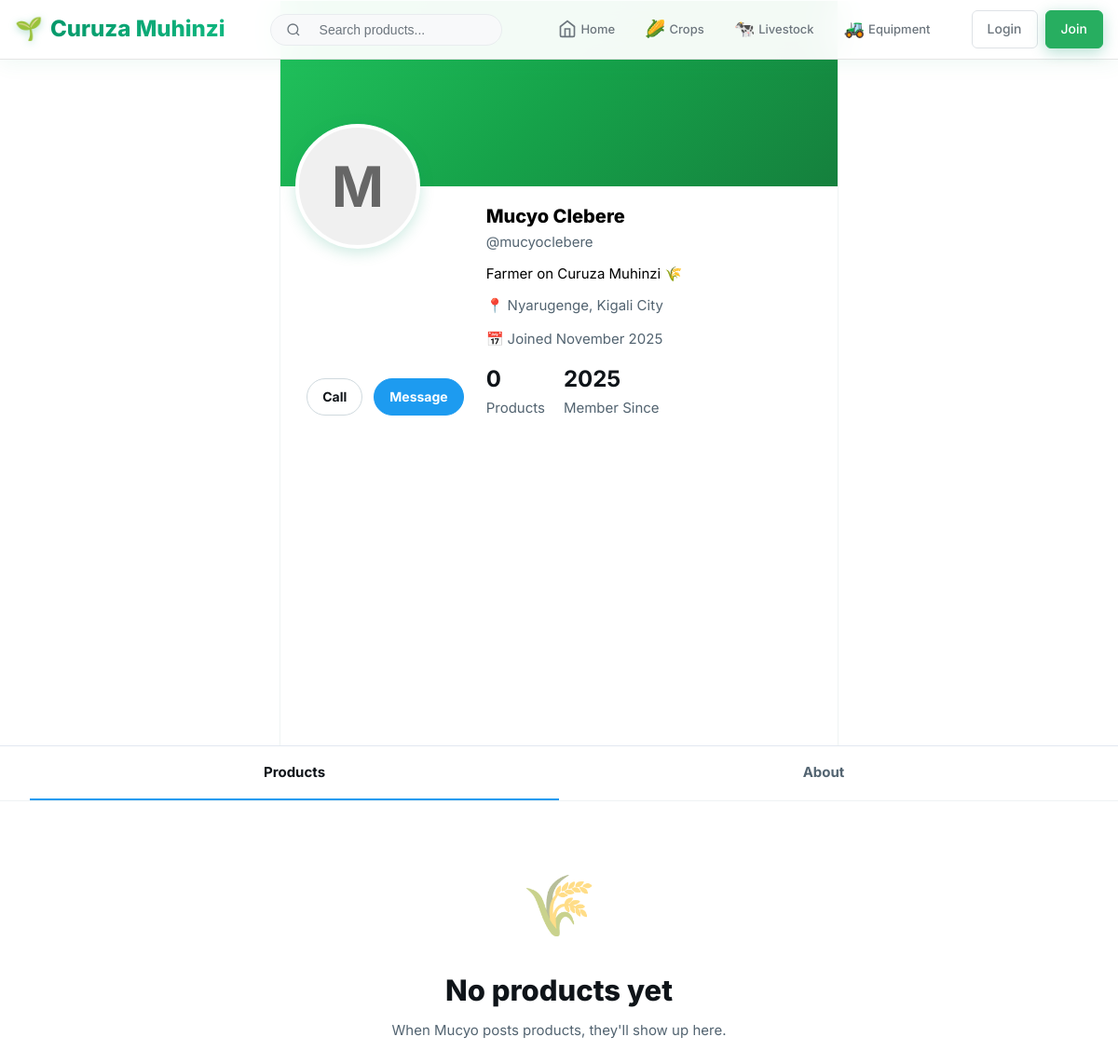
The page /profile.php?user=5 on the database its author committed.
### tables this page shows
CREATE TABLE `users` (
  `id` int(11) NOT NULL,
  `first_name` varchar(50) NOT NULL,
  `last_name` varchar(50) NOT NULL,
  `email` varchar(100) NOT NULL,
  `phone` varchar(20) DEFAULT NULL,
  `date_of_birth` date DEFAULT NULL,
  `gender` enum('male','female','other') DEFAULT NULL,
  `password_hash` varchar(255) DEFAULT NULL,
  `user_type` enum('farmer','buyer','cooperative_member','supplier') NOT NULL,
  `province` varchar(50) DEFAULT NULL,
  `district` varchar(50) DEFAULT NULL,
  `sector` varchar(50) DEFAULT NULL,
  `cell` varchar(50) DEFAULT NULL,
  `village` varchar(50) DEFAULT NULL,
  `address_details` text DEFAULT NULL,
  `farm_size` varchar(20) DEFAULT NULL,
  `what_do_you_grow` text DEFAULT NULL,
  `mobile_money_number` varchar(20) DEFAULT NULL,
  `profile_picture` varchar(255) DEFAULT NULL,
  `language_preference` enum('kinyarwanda','english','french') DEFAULT 'kinyarwanda',
  `notification_preferences` longtext DEFAULT NULL CHECK (json_valid(`notification_preferences`)),
  `status` enum('active','suspended','banned') DEFAULT 'active',
  `profile_completion_percentage` int(11) DEFAULT 0,
  `last_login` datetime DEFAULT NULL,
  `login_attempts` int(11) DEFAULT 0,
  `locked_until` datetime DEFAULT NULL,
  `created_at` timestamp NOT NULL DEFAULT current_timestamp(),
  `updated_at` timestamp NOT NULL DEFAULT current_timestamp() ON UPDATE current_timestamp(),
  `verification_status` enum('unverified','verified','flagged') DEFAULT 'unverified',
  `account_flags` int(11) DEFAULT 0
);

### config/database.php (called while the page is built, shortened)
<?php
class Database {
    private $connection;
    public function __construct() {
        try {
            $dsn = "mysql:host=" . DB_HOST . ";dbname=" . DB_NAME . ";charset=" . DB_CHARSET;
            $this->connection = new PDO($dsn, DB_USER, DB_PASS);
            $this->connection->setAttribute(PDO::ATTR_ERRMODE, PDO::ERRMODE_EXCEPTION);
            $this->connection->setAttribute(PDO::ATTR_DEFAULT_FETCH_MODE, PDO::FETCH_ASSOC);
        } catch(PDOException $e) {
            die("Database connection failed: " . $e->getMessage());
        }
    }
    public function fetch($sql, $params = []) {
        $stmt = $this->connection->prepare($sql);
        $stmt->execute($params);
        return $stmt->fetch();
    }
    public function fetchAll($sql, $params = []) {
        $stmt = $this->connection->prepare($sql);
        $stmt->execute($params);
        return $stmt->fetchAll();
    }
}
?>

### profile.php (the view, shortened to what this page needs)
<?php
require_once 'config/database.php';
$user_id = $_GET['user'];
$db = new Database();
$user = $db->fetch("SELECT * FROM users WHERE id = ?", [$user_id]);
$isVerified = false;
try {
    $verification = $db->fetch(
        "SELECT us.status FROM user_subscriptions us
         WHERE us.user_id = ? AND us.status = 'active' AND us.expires_at > NOW()
         ORDER BY us.created_at DESC LIMIT 1",
        [$user_id]
    );
    $isVerified = !empty($verification);
} catch (Exception $e) {
    $isVerified = false;
}
$products = [];
if ($user['user_type'] !== 'buyer') {
    $products = $db->fetchAll("SELECT * FROM products WHERE user_id = ? ORDER BY created_at DESC LIMIT 12", [$user_id]);
}
$totalProducts = count($products);
$joinYear = date('Y', strtotime($user['created_at'] ?? 'now'));
$memberSince = date('F Y', strtotime($user['created_at'] ?? 'now'));
?>
<!DOCTYPE html>
<html lang="en">
<head>
</head>
<body>
    <?php include 'includes/header.php'; ?>
    <div class="profile-container">
        <div class="profile-header"></div>
        <div class="profile-content">
            <div class="user-avatar" onclick="viewProfileImage()">
                <?php if ($user['profile_picture'] && file_exists('uploads/profiles/' . $user['profile_picture'])): ?>
                    <img src="uploads/profiles/<?= htmlspecialchars($user['profile_picture']) ?>" alt="Profile" id="profileImage">
                <?php else: ?>
                    <?= strtoupper(substr($user['first_name'], 0, 1)) ?>
                <?php endif; ?>
            </div>
                <div class="profile-actions">
                    <?php if (isset($user['phone']) && $user['phone']): ?>
                        <a href="tel:<?= htmlspecialchars($user['phone']) ?>" class="action-btn">Call</a>
                    <?php endif; ?>
                    <?php if (isset($user['email'])): ?>
                        <a href="mailto:<?= htmlspecialchars($user['email']) ?>" class="action-btn primary">Message</a>
                    <?php endif; ?>
                </div>
                <div class="profile-details">
                    <h1 class="profile-name">
                        <?= htmlspecialchars($user['first_name'] . ' ' . $user['last_name']) ?>
                    </h1>
                    <p class="profile-username">@<?= strtolower(str_replace(' ', '', $user['first_name'] . $user['last_name'])) ?></p>
                    <div class="profile-bio">
                        <?= ucfirst(str_replace('_', ' ', $user['user_type'])) ?> on Curuza Muhinzi 🌾
                    </div>
                    <div class="profile-meta">
                        <div class="meta-item">
                            📍 <?php
                                $location_parts = [];
                                if (isset($user['district']) && $user['district']) $location_parts[] = $user['district'];
                                if (isset($user['province']) && $user['province']) $location_parts[] = $user['province'];
                                echo htmlspecialchars(implode(', ', $location_parts));
                            ?>
                        </div>
                        <div class="meta-item">
                            📅 Joined <?= $memberSince ?>
                        </div>
                    </div>
                    <div class="profile-stats">
                        <div class="stat-item">
                            <span class="stat-number"><?= $totalProducts ?></span> Products
                        </div>
                        <div class="stat-item">
                            <span class="stat-number"><?= $joinYear ?></span> Member Since
                        </div>
                    </div>
                </div>
            </div>
        </div>
        <div class="profile-nav">
            <a href="#" class="nav-tab active" onclick="showTab('products', event)">Products</a>
            <a href="#" class="nav-tab" onclick="showTab('about', event)">About</a>
        </div>
        <div class="tab-content">
            <div id="products-tab" class="tab-panel active">
                <?php if ($user['user_type'] !== 'buyer' && !empty($products)): ?>
                    <?php foreach ($products as $product): ?>
                        <div class="product-item" onclick="viewProduct(<?= $product['id'] ?>)">
                            <div class="product-header">
                                <div class="product-avatar">
                                    <?php if ($user['profile_picture'] && file_exists('uploads/profiles/' . $user['profile_picture'])): ?>
                                        <img src="uploads/profiles/<?= htmlspecialchars($user['profile_picture']) ?>" alt="Profile">
                                    <?php else: ?>
                                        <span><?= strtoupper(substr($user['first_name'], 0, 1)) ?></span>
                                    <?php endif; ?>
                                </div>
                                <div class="product-meta">
                                    <div class="product-author">
                                        <?= htmlspecialchars($user['first_name'] . ' ' . $user['last_name']) ?>
                                        <?php if ($isVerified): ?>
                                            <span class="verified-icon">
                                                <svg viewBox="0 0 24 24">
                                                    <path d="M9 16.17L4.83 12l-1.42 1.41L9 19 21 7l-1.41-1.41z"/>
                                                </svg>
                                            </span>
                                        <?php endif; ?>
                                        <span class="product-time">· <?= date('M j', strtotime($product['created_at'])) ?></span>
                                    </div>
                                </div>
                            </div>
                            <div class="product-content">
                                <div class="product-name"><?= htmlspecialchars($product['product_name']) ?></div>
                                <div class="product-price"><?= number_format($product['price']) ?> RWF</div>
                                <div class="product-category">#<?= str_replace('_', '', $product['category']) ?></div>
                                <?php if ($product['main_image'] && file_exists('uploads/products/' . $product['main_image'])): ?>
                                    <div class="product-image">
                                        <img src="uploads/products/<?= htmlspecialchars($product['main_image']) ?>" alt="<?= htmlspecialchars($product['product_name']) ?>">
                                    </div>
                                <?php endif; ?>
                            </div>
                        </div>
                    <?php endforeach; ?>
                <?php else: ?>
                    <div class="empty-state">
                        <div class="empty-icon">🌾</div>
                        <div class="empty-text">
                            <?php if ($user['user_type'] === 'buyer'): ?>
                                This is a buyer account
                            <?php else: ?>
                                No products yet
                            <?php endif; ?>
                        </div>
                        <div class="empty-subtext">
                            <?php if ($user['user_type'] === 'buyer'): ?>
                                <?= htmlspecialchars($user['first_name']) ?> uses Curuza Muhinzi to discover and buy agricultural products.
                            <?php else: ?>
                                When <?= htmlspecialchars($user['first_name']) ?> posts products, they'll show up here.
                            <?php endif; ?>
                        </div>
                    </div>
                <?php endif; ?>
            </div>
        </div>
</body>
</html>

### includes/styles.php (style rules this page uses)
:root { --primary: #059669; --primary-dark: #047857; --primary-light: #10b981; --accent: #f59e0b; --bg: #fefefe; --bg-alt: #f8fafc; --text: #0f172a; --text-light: #64748b; --border: #e2e8f0; --success: #10b981; --error: #ef4444; --shadow: 0 4px 6px -1px rgb(0 0 0 / 0.1); --shadow-lg: 0 20px 25px -5px rgb(0 0 0 / 0.1); }
* { margin: 0; padding: 0; box-sizing: border-box; }
body { font-family: 'Plus Jakarta Sans', -apple-system, BlinkMacSystemFont, sans-serif; background: var(--bg-alt); color: var(--text); line-height: 1.6; padding-top: 72px; }
.profile-stats { display: flex; gap: 2rem; }
.stat-number { display: block; font-size: 1.5rem; font-weight: 700; color: white; }
.profile-actions { display: flex; gap: 1rem; align-items: flex-end; padding-bottom: 1rem; }
.profile-nav { display: flex; border-top: 1px solid var(--border); padding: 0 2rem; }
.nav-tab { background: none; border: none; padding: 1rem 1.5rem; font-weight: 600; color: var(--text-light); cursor: pointer; border-bottom: 3px solid transparent; transition: all 0.2s ease; }
.nav-tab.active { color: var(--primary); border-bottom-color: var(--primary); }
.profile-content { display: grid; grid-template-columns: 1fr 2fr; gap: 1.5rem; padding: 1.5rem 1rem; }
.user-avatar { width: 44px; height: 44px; border-radius: 50%; background: linear-gradient(135deg, var(--primary), var(--primary-light)); display: flex; align-items: center; justify-content: center; color: white; font-weight: 700; font-size: 1rem; overflow: hidden; border: 3px solid white; box-shadow: 0 4px 16px rgba(5, 150, 105, 0.2); transition: all 0.3s ease; }
.user-avatar { width: 40px; height: 40px; border-radius: 50%; background: var(--primary); display: flex; align-items: center; justify-content: center; color: white; font-weight: 600; cursor: pointer; overflow: hidden; }

### rows shown on the page
users: first_name "M", first_name+last_name "Mucyo Clebere", first_name+last_name "mucyoclebere", user_type "Farmer", created_at "November 2025", created_at "2025", first_name "Mucyo"

### other values the page prints
implode(', ', $location_parts) "Nyarugenge, Kigali City"
$totalProducts "0"
